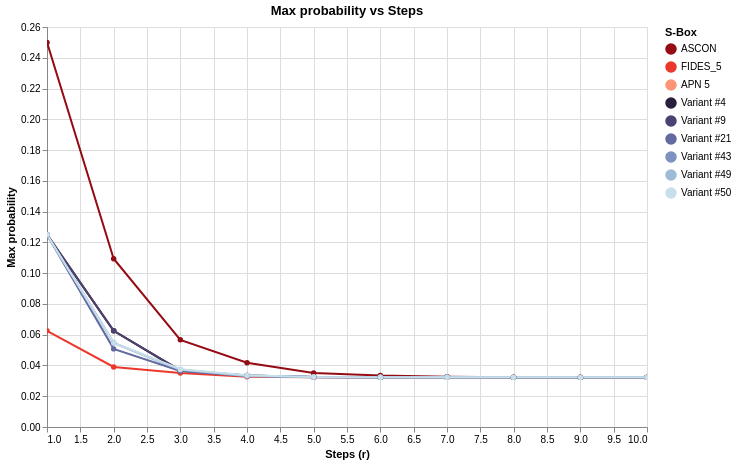

Notebook code cell kept with this figure:
### Code cell
chart_mp = compare_max_probability_altair(
    specs,
    r_values=list(range(1,11)),
    log_scale=False,
    detail=True
)
chart_mp

### Figure 1 — Vega-Lite specification as saved in the notebook (floating-point values rounded to 4 significant figures)
{"config": {"view": {"continuousWidth": 300, "continuousHeight": 300}}, "data": {"name": "data-0f07e26692c42b36bb48987ae228de7c"}, "mark": {"type": "line", "point": true}, "encoding": {"color": {"field": "S-Box", "legend": {"title": "S-Box"}, "scale": {"domain": ["ASCON", "FIDES_5", "APN 5", "Variant #4", "Variant #9", "Variant #21", "Variant #43", "Variant #49", "Variant #50"], "range": ["#940b13", "#ec382b", "#fc9576", "#2b1f3e", "#494373", "#636a9f", "#7d92bf", "#9ebbd7", "#c7dfeb"]}, "type": "nominal"}, "tooltip": [{"field": "r", "type": "quantitative"}, {"field": "S-Box", "type": "nominal"}, {"field": "Max probability", "type": "quantitative"}], "x": {"field": "r", "title": "Steps (r)", "type": "quantitative"}, "y": {"field": "Max probability", "scale": {}, "title": "Max probability", "type": "quantitative"}}, "height": 400, "params": [{"name": "param_14", "select": {"type": "interval", "encodings": ["x", "y"]}, "bind": "scales"}], "title": "Max probability vs Steps", "width": 600, "$schema": "https://vega.github.io/schema/vega-lite/v5.20.1.json", "datasets": {"data-0f07e26692c42b36bb48987ae228de7c": [{"r": 1, "S-Box": "ASCON", "Max probability": 0.25}, {"r": 2, "S-Box": "ASCON", "Max probability": 0.1094}, {"r": 3, "S-Box": "ASCON", "Max probability": 0.05664}, {"r": 4, "S-Box": "ASCON", "Max probability": 0.04175}, {"r": 5, "S-Box": "ASCON", "Max probability": 0.03513}, {"r": 6, "S-Box": "ASCON", "Max probability": 0.03341}, {"r": 7, "S-Box": "ASCON", "Max probability": 0.03265}, {"r": 8, "S-Box": "ASCON", "Max probability": 0.03241}, {"r": 9, "S-Box": "ASCON", "Max probability": 0.03231}, {"r": 10, "S-Box": "ASCON", "Max probability": 0.03228}, {"r": 1, "S-Box": "FIDES_5", "Max probability": 0.0625}, {"r": 2, "S-Box": "FIDES_5", "Max probability": 0.03906}, {"r": 3, "S-Box": "FIDES_5", "Max probability": 0.03516}, {"r": 4, "S-Box": "FIDES_5", "Max probability": 0.03271}, {"r": 5, "S-Box": "FIDES_5", "Max probability": 0.03235}, {"r": 6, "S-Box": "FIDES_5", "Max probability": 0.03227}, {"r": 7, "S-Box": "FIDES_5", "Max probability": 0.03226}, {"r": 8, "S-Box": "FIDES_5", "Max probability": 0.03226}, {"r": 9, "S-Box": "FIDES_5", "Max probability": 0.03226}, {"r": 10, "S-Box": "FIDES_5", "Max probability": 0.03226}, {"r": 1, "S-Box": "APN 5", "Max probability": 0.125}, {"r": 2, "S-Box": "APN 5", "Max probability": 0.0625}, {"r": 3, "S-Box": "APN 5", "Max probability": 0.03662}, {"r": 4, "S-Box": "APN 5", "Max probability": 0.03336}, {"r": 5, "S-Box": "APN 5", "Max probability": 0.03252}, {"r": 6, "S-Box": "APN 5", "Max probability": 0.03232}, {"r": 7, "S-Box": "APN 5", "Max probability": 0.03227}, {"r": 8, "S-Box": "APN 5", "Max probability": 0.03226}, {"r": 9, "S-Box": "APN 5", "Max probability": 0.03226}, {"r": 10, "S-Box": "APN 5", "Max probability": 0.03226}, {"r": 1, "S-Box": "Variant #4", "Max probability": 0.125}, {"r": 2, "S-Box": "Variant #4", "Max probability": 0.0625}, {"r": 3, "S-Box": "Variant #4", "Max probability": 0.03662}, {"r": 4, "S-Box": "Variant #4", "Max probability": 0.03345}, {"r": 5, "S-Box": "Variant #4", "Max probability": 0.03249}, {"r": 6, "S-Box": "Variant #4", "Max probability": 0.03231}, {"r": 7, "S-Box": "Variant #4", "Max probability": 0.03227}, {"r": 8, "S-Box": "Variant #4", "Max probability": 0.03226}, {"r": 9, "S-Box": "Variant #4", "Max probability": 0.03226}, {"r": 10, "S-Box": "Variant #4", "Max probability": 0.03226}, {"r": 1, "S-Box": "Variant #9", "Max probability": 0.125}, {"r": 2, "S-Box": "Variant #9", "Max probability": 0.0625}, {"r": 3, "S-Box": "Variant #9", "Max probability": 0.03687}, {"r": 4, "S-Box": "Variant #9", "Max probability": 0.03351}, {"r": 5, "S-Box": "Variant #9", "Max probability": 0.03247}, {"r": 6, "S-Box": "Variant #9", "Max probability": 0.0323}, {"r": 7, "S-Box": "Variant #9", "Max probability": 0.03227}, {"r": 8, "S-Box": "Variant #9", "Max probability": 0.03226}, {"r": 9, "S-Box": "Variant #9", "Max probability": 0.03226}, {"r": 10, "S-Box": "Variant #9", "Max probability": 0.03226}, {"r": 1, "S-Box": "Variant #21", "Max probability": 0.125}, {"r": 2, "S-Box": "Variant #21", "Max probability": 0.05078}, {"r": 3, "S-Box": "Variant #21", "Max probability": 0.03638}, {"r": 4, "S-Box": "Variant #21", "Max probability": 0.03317}, {"r": 5, "S-Box": "Variant #21", "Max probability": 0.03242}, {"r": 6, "S-Box": "Variant #21", "Max probability": 0.03229}, {"r": 7, "S-Box": "Variant #21", "Max probability": 0.03226}, {"r": 8, "S-Box": "Variant #21", "Max probability": 0.03226}, {"r": 9, "S-Box": "Variant #21", "Max probability": 0.03226}, {"r": 10, "S-Box": "Variant #21", "Max probability": 0.03226}, {"r": 1, "S-Box": "Variant #43", "Max probability": 0.125}, {"r": 2, "S-Box": "Variant #43", "Max probability": 0.05469}, {"r": 3, "S-Box": "Variant #43", "Max probability": 0.03711}, {"r": 4, "S-Box": "Variant #43", "Max probability": 0.03329}, {"r": 5, "S-Box": "Variant #43", "Max probability": 0.03248}, {"r": 6, "S-Box": "Variant #43", "Max probability": 0.0323}, {"r": 7, "S-Box": "Variant #43", "Max probability": 0.03227}, {"r": 8, "S-Box": "Variant #43", "Max probability": 0.03226}, {"r": 9, "S-Box": "Variant #43", "Max probability": 0.03226}, {"r": 10, "S-Box": "Variant #43", "Max probability": 0.03226}, {"r": 1, "S-Box": "Variant #49", "Max probability": 0.125}, {"r": 2, "S-Box": "Variant #49", "Max probability": 0.05469}, {"r": 3, "S-Box": "Variant #49", "Max probability": 0.03735}, {"r": 4, "S-Box": "Variant #49", "Max probability": 0.0332}, {"r": 5, "S-Box": "Variant #49", "Max probability": 0.03248}, {"r": 6, "S-Box": "Variant #49", "Max probability": 0.03231}, {"r": 7, "S-Box": "Variant #49", "Max probability": 0.03227}, {"r": 8, "S-Box": "Variant #49", "Max probability": 0.03226}, {"r": 9, "S-Box": "Variant #49", "Max probability": 0.03226}, {"r": 10, "S-Box": "Variant #49", "Max probability": 0.03226}, {"r": 1, "S-Box": "Variant #50", "Max probability": 0.125}, {"r": 2, "S-Box": "Variant #50", "Max probability": 0.05469}, {"r": 3, "S-Box": "Variant #50", "Max probability": 0.0376}, {"r": 4, "S-Box": "Variant #50", "Max probability": 0.03368}, {"r": 5, "S-Box": "Variant #50", "Max probability": 0.03251}, {"r": 6, "S-Box": "Variant #50", "Max probability": 0.03231}, {"r": 7, "S-Box": "Variant #50", "Max probability": 0.03227}, {"r": 8, "S-Box": "Variant #50", "Max probability": 0.03226}, {"r": 9, "S-Box": "Variant #50", "Max probability": 0.03226}, {"r": 10, "S-Box": "Variant #50", "Max probability": 0.03226}]}}
